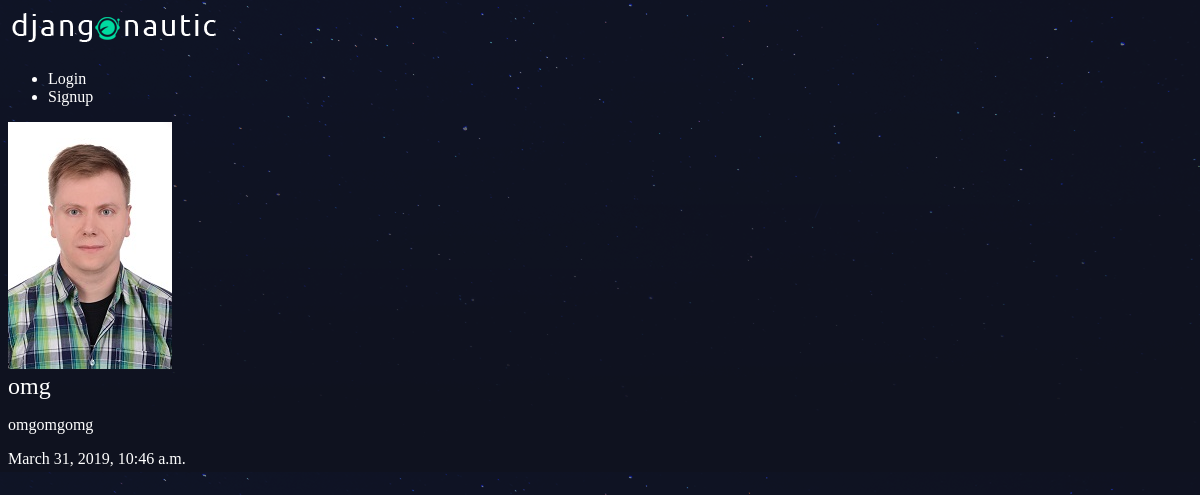
Screenshot of /articles/omg/ with the database file from the repository.
### articles/models.py (models this page shows, shortened)
class Article(models.Model):
    title = models.CharField(max_length = 100)
    slug = models.SlugField()
    body = models.TextField()
    date = models.DateTimeField(auto_now_add = True)
    thumb = models.ImageField(default = 'default.png', blank = True)
    author = models.ForeignKey(User, on_delete = models.CASCADE, default = None)

### articles/views.py (the view)
# urls.py: path('<slug>/', views.article_detail, name="detail"),
def article_detail(request, slug):
    article = Article.objects.get(slug = slug)
    return render(request, 'articles/article_detail.html', {'article': article})

### articles/templates/articles/article_detail.html
{% extends 'base_layout.html' %}
{% block content %}
<div class = "article-detail">
    <div class = "article">
        <img src = "{{ article.thumb.url }}" />
        <h2>{{ article.title }}</h2>
        <p>{{ article.body }}</p>
        <p>{{ article.date }}</p>
    </div>
</div>
{% endblock %}

### assets/styles.css (style rules this page uses)
body { background-color: #0f121f; background-image: url(stars.png); background-repeat-y: no-repeat; color: #fff; }
body * { font-family: Ubuntu; }
h1, h2, h3, h4, h5 { font-weight: normal; margin: 0; }

### rows the page displays
Article: thumb (picture), title "omg", body "omgomgomg", date "March 31, 2019, 10:46 a.m."
